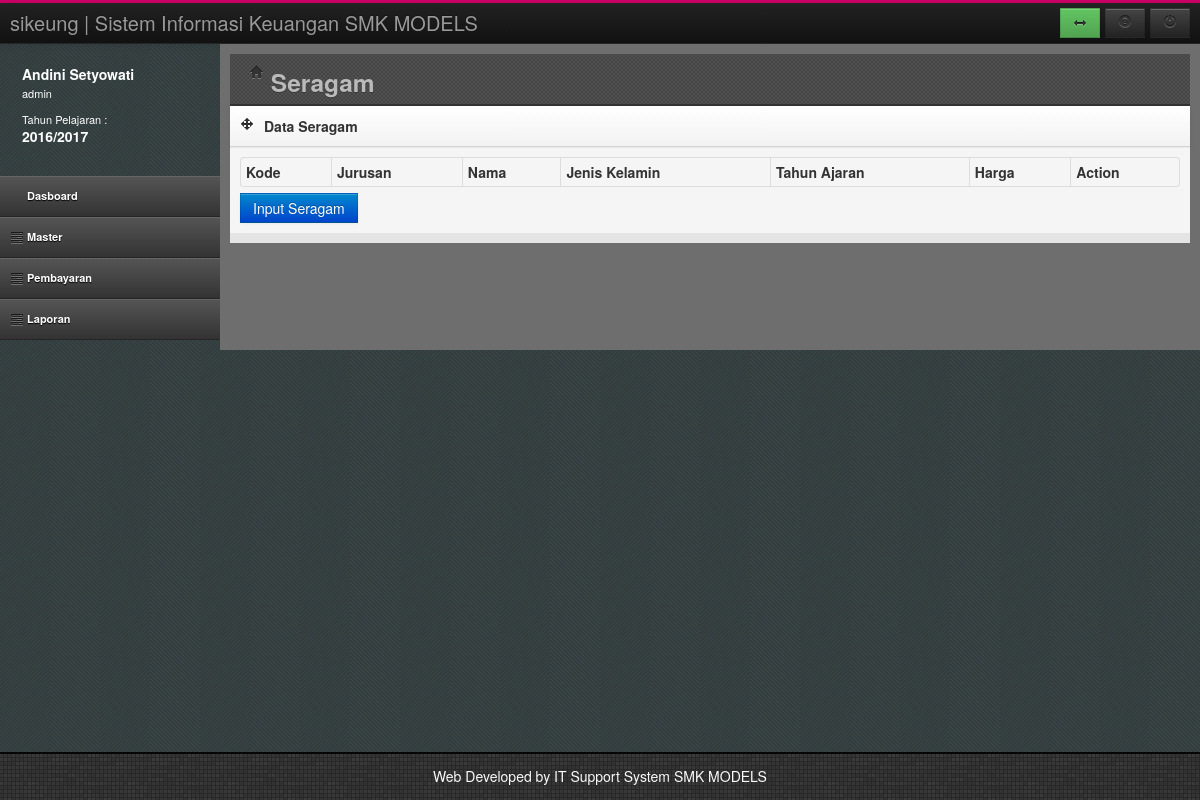
Page /index.php?page=seragam (signed in) on the earlier database version.
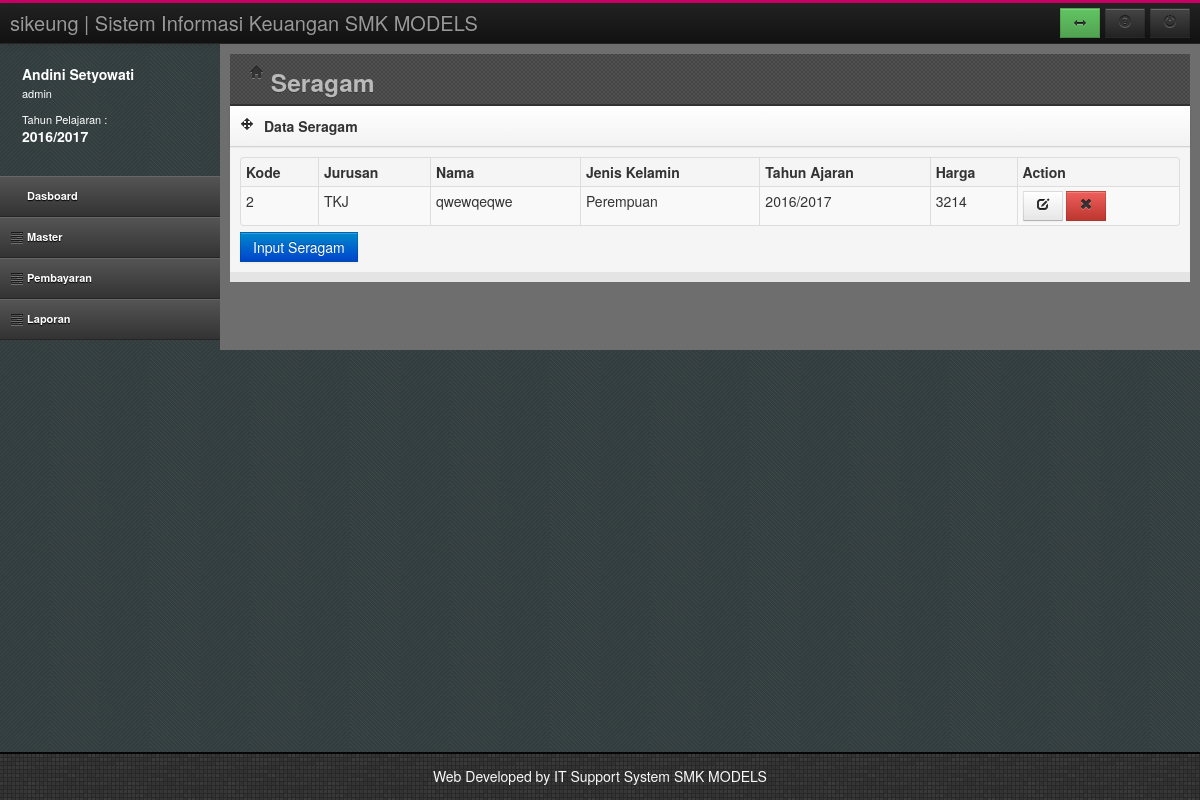
Same page on the later database version.
### tables this page shows
CREATE TABLE `seragam` (
  `KodeSeragam` int(11) NOT NULL AUTO_INCREMENT,
  `NamaSeragam` varchar(50) DEFAULT NULL,
  `TahunAjaran` varchar(11) DEFAULT NULL,
  `Kode_Jur` int(11) DEFAULT NULL,
  `JenisKelamin` varchar(10) DEFAULT NULL,
  `Harga` int(11) DEFAULT NULL,
  PRIMARY KEY (`KodeSeragam`)
);

CREATE TABLE `jurusan` (
  `KODE_JUR` int(11) NOT NULL AUTO_INCREMENT,
  `NAMA_JUR` varchar(50) DEFAULT NULL,
  PRIMARY KEY (`KODE_JUR`)
);

### seragam.php (the view, shortened to what this page needs)
<header class="head">
	<div class="main-bar">
		<h3><i class="icon-home"></i> Seragam</h3>
	</div>
</header>
<div class="row-fluid">
	<div class="span12">
		<div class="box">
			<header>
				<div class="icons"><i class="icon-move"></i></div>
				<h5>Data Seragam</h5>
			</header>
			<div id="collapse4" class="body">
				<table id="dataTable" class="table table-bordered table-condensed table-hover table-striped">
					<thead>
						<tr>
							<th>Kode</th>
                                                        <th>Jurusan</th>
							<th>Nama</th>
							<th>Jenis Kelamin</th>
                            <th>Tahun Ajaran</th>
                                                        <th>Harga</th>
							<th>Action</th>
						</tr>
					</thead>
					<tbody>
					<?php
					$sql = "SELECT a.KodeSeragam,b.NAMA_JUR,a.NamaSeragam,a.JenisKelamin,a.TahunAjaran,a.Harga
                                        FROM seragam a, jurusan b
                                        WHERE a.Kode_Jur = b.KODE_JUR and a.TahunAjaran='$TahunAktif'";
					$rw=mysql_query($sql);
					while($rs=mysql_fetch_array($rw))
					{
					?>
						<tr>
							<td><?php echo $rs[0]; ?></td>
							<td><?php echo $rs[1]; ?></td>
							<td><?php echo $rs[2]; ?></td>
                                                        <td><?php echo $rs[3]; ?></td>
                                                        <td><?php echo $rs[4]; ?></td>
                                                        <td><?php echo $rs[5]; ?></td>
							<td>
								<a href="?page=addseragam&act=1&KodeSeragam=<?php echo $rs[0]; ?>"><button class="btn edit"><i class="icon-edit"></i></button></a>
								<a href="hapusseragam.php?KodeSeragam=<?php echo $rs[0]; ?>"><button class="btn btn-danger remove"><i class="icon-remove"></i></button></a>
							</td>
						</tr>
					<?php
					}
					?>
					</tbody>
				</table>
				<a href="?page=addseragam&act=0">
					<input type="submit" value="Input Seragam" class="btn btn-primary">
				</a>
			</div>
		</div>
	</div>
</div>

Differences in the rows shown:
added seragam: KodeSeragam "2", Kode_Jur.NAMA_JUR "TKJ", NamaSeragam "qwewqeqwe", JenisKelamin "Perempuan", TahunAjaran "2016/2017", Harga "3214"
